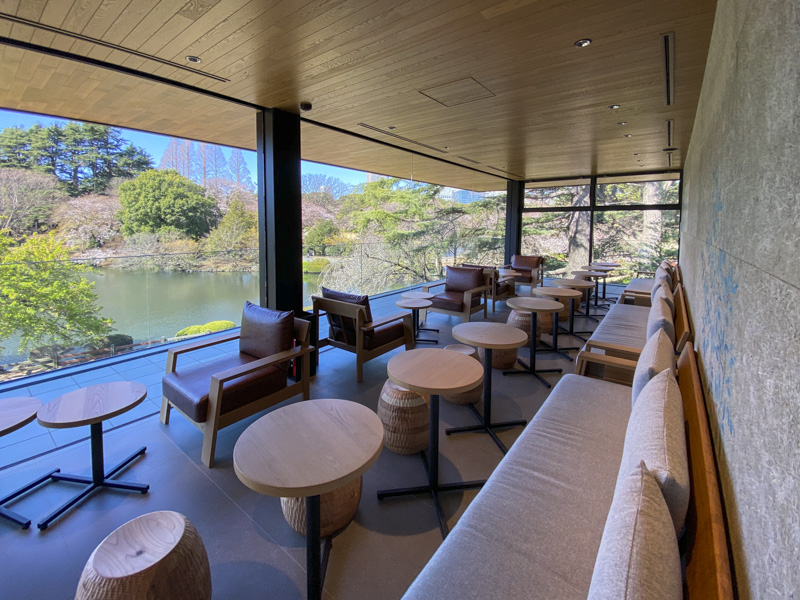
#> input picture slamproj/fasttestimage1.jpg, 800 x 600 px, found by its file name
$ python testfastalgorithm.py
#> lines starting #> are read from the running program, lines starting #| are printed output that depends on the picture; after the words box and inside, x2 and y2 are one past the last pixel; in counts of white or black regions, pixels touching at a corner belong together
#> further down, testimage is the input picture: shape (600, 800, 3); mean B, G, R 113.7, 115, 118.7
import cv2
import numpy as np

def fastcornerdetect(frame, threshold, diffpixelnum):

    #comversion to grayscale
#> called with threshold = 10, diffpixelnum = 14
    grayframe = cv2.cvtColor(frame, cv2.COLOR_BGR2GRAY)
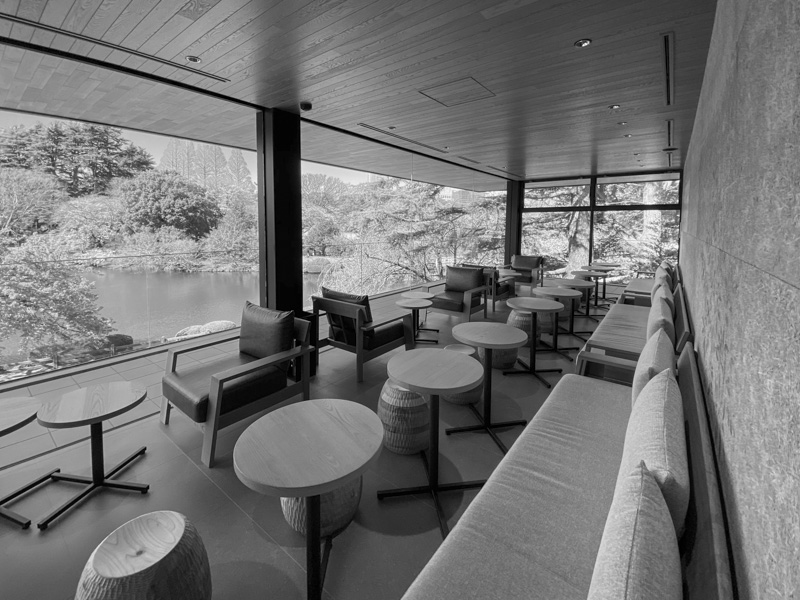
#> grayframe: shape (600, 800); min 0, max 253, mean 115.9

    #height and width of image (pixels)
    height = grayframe.shape[0]
#> height = 600
    width = grayframe.shape[1]
#> width = 800
    corners = []

    for i in range(3, height - 3):
        for j in range(3, width - 3):
            pixelpos = grayframe[i, j]

            #circle patttern
            patterns = [grayframe[i - 3, j - 1], grayframe[i - 3, j], grayframe[i - 3, j + 1],
                        grayframe[i - 2, j + 1], grayframe[i - 1, j + 2], grayframe[i, j + 3],
                        grayframe[i + 1, j + 2], grayframe[i + 2, j + 1], grayframe[i + 3, j],
                        grayframe[i + 2, j - 1], grayframe[i + 1, j - 2], grayframe[i, j - 3],
                        grayframe[i - 1, j - 2], grayframe[i - 2, j - 1]]

            #a pattern of pixels 1, 5, 9, 13
            fastpatterns = [grayframe[i + 3, j], grayframe[i, j + 3], grayframe[i - 3, j], grayframe[i, j - 3]]

            #Ip + t
            overthresholdvalue = pixelpos + threshold
            #Ip - t
            underthresholdvalue = pixelpos - threshold

            #number of pixels in the circle that are overthreshold or underthreshold
            overthreshold = np.sum(np.array(patterns) > overthresholdvalue)
            underthreshold = np.sum(np.array(patterns) < underthresholdvalue)
            #number of pixels from 1, 5, 9, 13 that are overthreshold or underthreshold
            fastoverthreshold = np.sum(np.array(fastpatterns) > overthresholdvalue)
            fastunderthreshold = np.sum(np.array(fastpatterns) < underthresholdvalue)

            #there must be at least 3 pixels that are overthreshold or underthreshold from pixels 1, 5, 9, 13 to be a corner
            if fastoverthreshold >= 3 or fastunderthreshold >=3:
                #a pixel is a corner if there are n or more pixels in the circle that are overthreshold or underthreshold
                if overthreshold >= diffpixelnum or underthreshold >= diffpixelnum:
                    corners.append((j, i))
#> after the loop, corners = 3978 pairs, first value 3 to 796, second value 3 to 596

    return corners

imagepath = "fasttestimage1.jpg"
testimage = cv2.imread(imagepath)
threshold = 10
pixelnumbers = 14
fastcorners = fastcornerdetect(testimage, threshold, pixelnumbers)
#> fastcorners has the same summary as corners in fastcornerdetect

for corner in fastcorners:
    cv2.circle(testimage, corner, radius = 3, color = (0,255,0), thickness = 1)
#> this loop made 3978 passes
#> corner on passes 1 to 3: (129, 3), (128, 4), (186, 4)
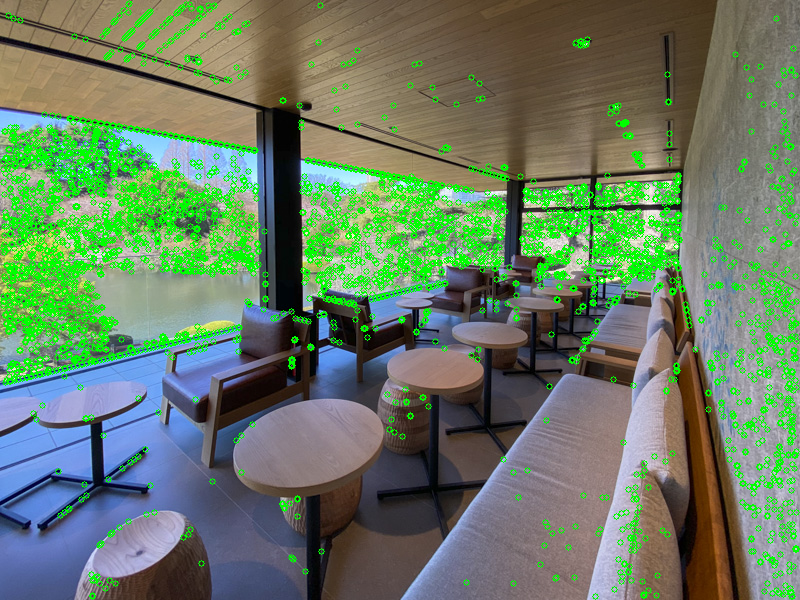
#> testimage: shape (600, 800, 3); 10.22% of pixels changed, all inside (x1, y1, x2, y2) = (0, 0, 800, 600)

cv2.imshow("testimage", testimage)
cv2.waitKey(0)
cv2.destroyAllWindows()
